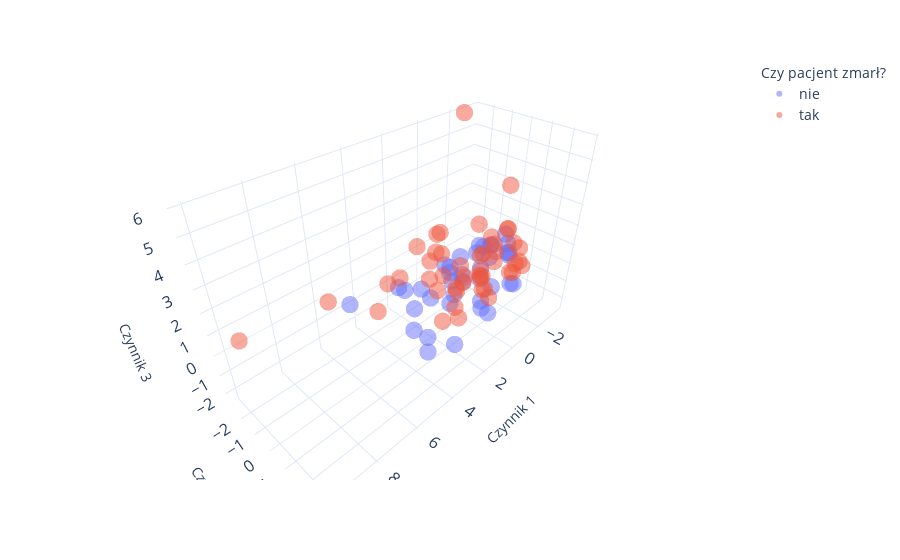

Notebook cell for this chart:
### Code cell
merged_data['ZGON'] = merged_data['ZGON'].astype(str)
merged_data['Czy pacjent zmarł?'] = merged_data['ZGON'].map({'1.0': 'tak', '0.0': 'nie'})

fig = px.scatter_3d(merged_data, x='Czynnik 1', y='Czynnik 2', z='Czynnik 3', color='Czy pacjent zmarł?', size_max=18, opacity=0.5)
fig.update_traces(textposition='top center', marker_size=6)

fig.update_layout(
    scene=dict(
        xaxis=dict(tickfont=dict(size=14)),
        yaxis=dict(tickfont=dict(size=14)),
        zaxis=dict(tickfont=dict(size=14)),
    )
)

fig.update_layout(legend=dict(font=dict(size=14)), legend_title=dict(font=dict(size=14)))
fig.update_layout(template="plotly_white")
fig.show()

### Figure 1 — Plotly figure (JSON) as saved in the notebook; plotly's stock layout.template omitted (floating-point values rounded to 4 significant figures)
{"data": [{"hovertemplate": "Czy pacjent zmarł?=nie<br>Czynnik 1=%{x}<br>Czynnik 2=%{y}<br>Czynnik 3=%{z}<extra></extra>", "legendgroup": "nie", "marker": {"color": "#636efa", "opacity": 0.5, "size": 6, "symbol": "circle"}, "mode": "markers", "name": "nie", "scene": "scene", "showlegend": true, "textposition": "top center", "type": "scatter3d", "x": [2.462, -0.1278, 2.882, -3.289, -0.4428, -0.05583, -1.163, -1.94, -0.4886, 1.139, 3.419, 0.9462, -2.856, -2.426, 4.508, -1.012, -0.8569, 3.946, 3.876, -3.368, -2.856, 2.91, 0.6614, -2.401, 1.63, -3.325, -0.9377, 2.287, -0.5775, -1.436, -3.174, 1.055, 3.479, -0.3901, -0.9106, 0.06288, -3.375, 0.2194], "y": [2.843, 0.7893, 2.037, 0.01219, 1.225, -0.8825, 1.86, -0.07655, -0.6591, 0.2304, 0.2558, -1.721, -0.6863, -0.8105, -2.562, -0.03014, 0.9111, 0.2892, 1.502, -0.2628, -0.6935, -0.216, -0.5698, 0.6795, -0.4799, 0.07301, -0.09016, -1.841, -1.317, -0.1651, 0.4741, 0.3687, 1.107, -0.4031, -0.7452, 1.089, -0.08614, -0.4923], "z": [0.9771, 0.5188, -1.137, -0.5304, -0.4435, -0.5415, -0.3198, -0.2158, 0.2364, -1.055, -1.168, -1.419, -0.2061, -0.1689, -0.7894, 0.8947, -2.377, 1.233, -1.234, 0.3812, -0.2033, -0.581, 0.3894, 0.05349, -0.8739, -0.5076, 0.5077, -0.6742, -0.7277, -1.225, -2.1, -0.5294, -0.9703, -0.5803, -1.44, -1.037, -0.08729, -0.6878]}, {"hovertemplate": "Czy pacjent zmarł?=tak<br>Czynnik 1=%{x}<br>Czynnik 2=%{y}<br>Czynnik 3=%{z}<extra></extra>", "legendgroup": "tak", "marker": {"color": "#EF553B", "opacity": 0.5, "size": 6, "symbol": "circle"}, "mode": "markers", "name": "tak", "scene": "scene", "showlegend": true, "textposition": "top center", "type": "scatter3d", "x": [5.783, -2.585, 4.649, -2.917, 0.8076, 0.4198, -0.9712, 0.6348, -3.365e-05, 1.671, -0.07691, -2.748, -1.969, -1.847, -1.079, -3.246, -1.206, 2.197, -3.421, 0.9192, 0.4689, -3.475, -1.091, -1.004, -0.3309, -1.412, -1.365, 2.816, -2.134, -0.3575, 0.3259, 2.732, -0.6284, -2.35, 4.106, -2.427, 0.7683, -1.35, -1.97, 1.89, 1.578, -1.151, 2.038, -1.025, 2.177, 10.0, 0.07912], "y": [-2.257, 0.742, -0.5255, -0.7441, -0.6658, -2.531, -1.007, 1.884, -0.3998, -0.542, 0.8248, -2.755, -0.8526, 1.328, -2.662, 0.3144, 0.3506, -1.843, -0.2106, -0.4198, 1.27, -0.2329, 1.971, 0.0757, -1.794, 0.4766, 0.5929, 1.882, 0.495, -0.29, 2.888, 1.216, -0.445, -0.8199, -0.4946, 1.046, -1.375, -0.02878, 0.2297, 1.168, 2.197, 0.1699, 1.469, -2.65, 0.3864, -1.274, 2.887], "z": [0.2616, 0.68, 0.1135, 0.1923, 1.001, 0.3484, -0.6644, -0.07292, -1.148, 0.1544, 0.1583, 5.834, 1.26, -0.3175, 0.3273, -1.523, -1.442, -0.1754, 0.657, 0.02129, 0.5388, 0.6631, 1.636, 0.4104, 1.11, 1.008, 0.1547, 0.6648, 3.642, -0.9613, 2.09, -0.5048, -0.8611, -1.562, 1.215, -0.2585, 0.2582, 0.3033, 0.2408, 0.5618, 1.01, -0.7658, -0.5924, -0.6877, 0.3071, 1.587, 1.765]}], "layout": {"legend": {"font": {"size": 14}, "title": {"font": {"size": 14}, "text": "Czy pacjent zmarł?"}, "tracegroupgap": 0}, "margin": {"t": 60}, "scene": {"domain": {"x": [0, 1], "y": [0, 1]}, "xaxis": {"tickfont": {"size": 14}, "title": {"text": "Czynnik 1"}}, "yaxis": {"tickfont": {"size": 14}, "title": {"text": "Czynnik 2"}}, "zaxis": {"tickfont": {"size": 14}, "title": {"text": "Czynnik 3"}}}}}
